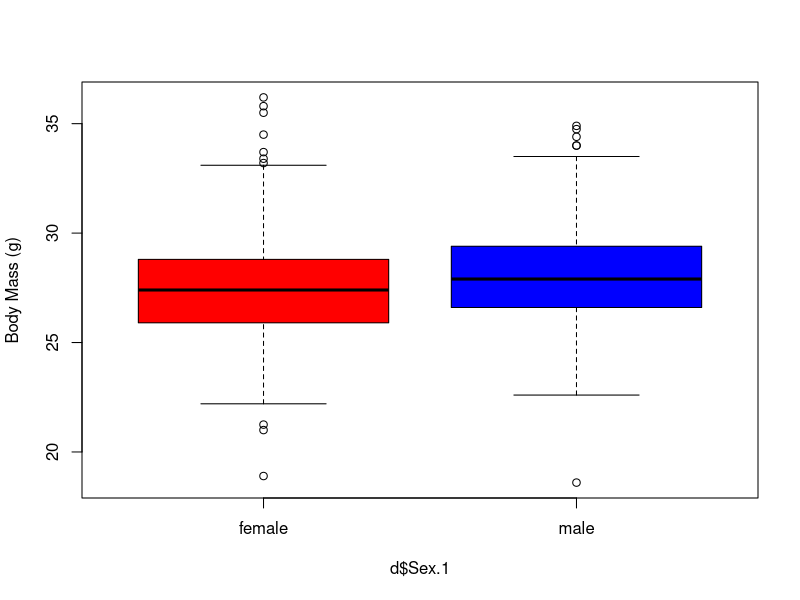
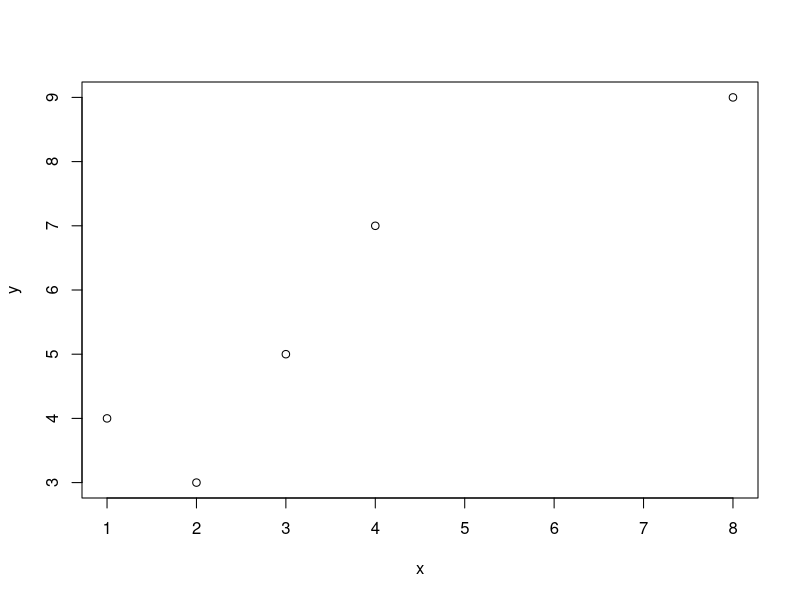
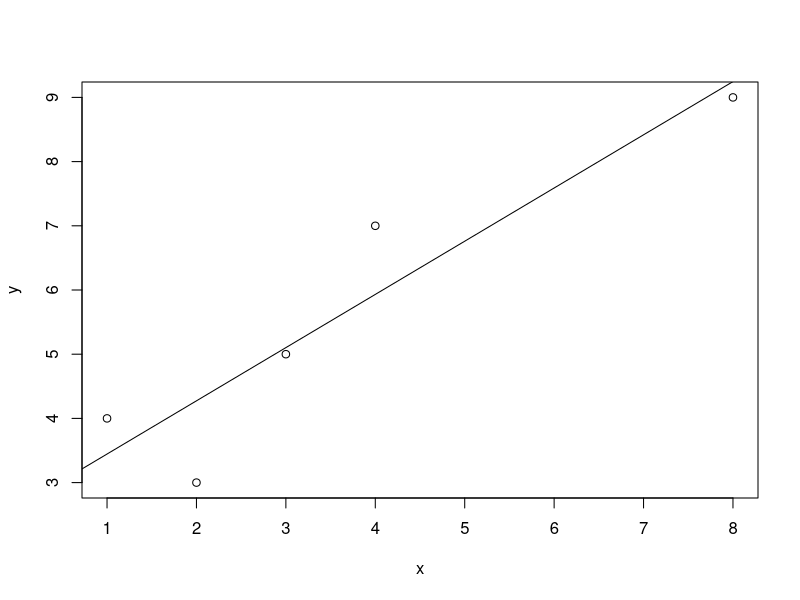
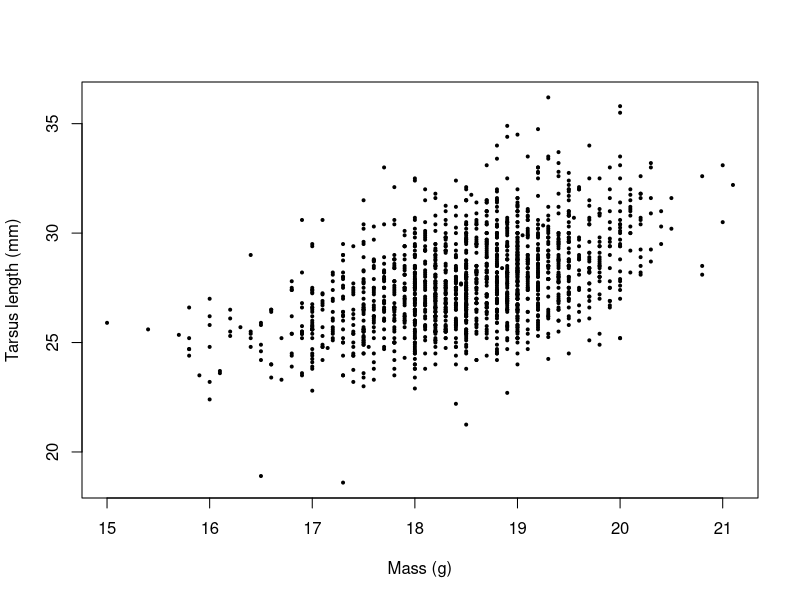
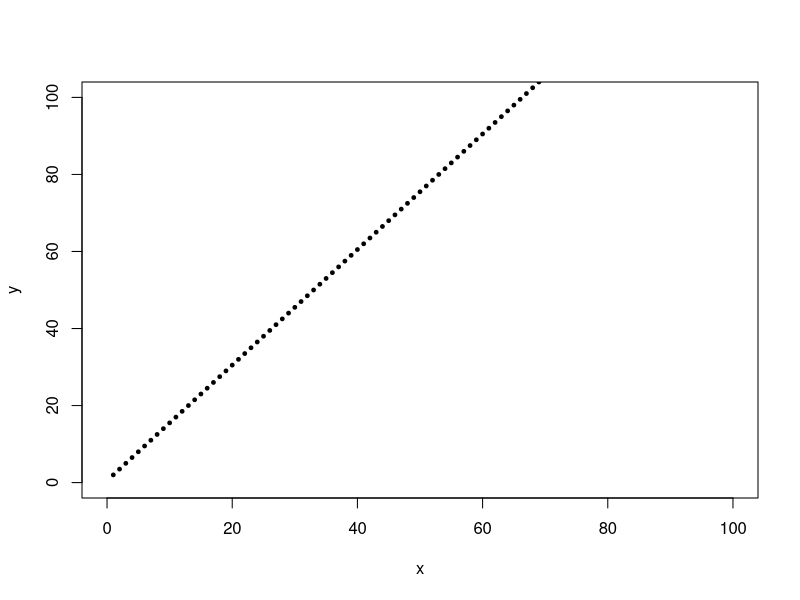
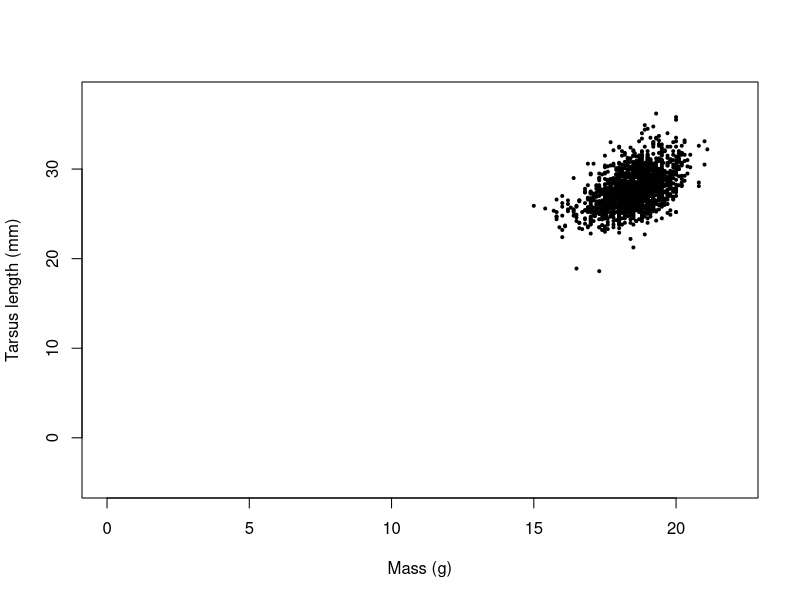
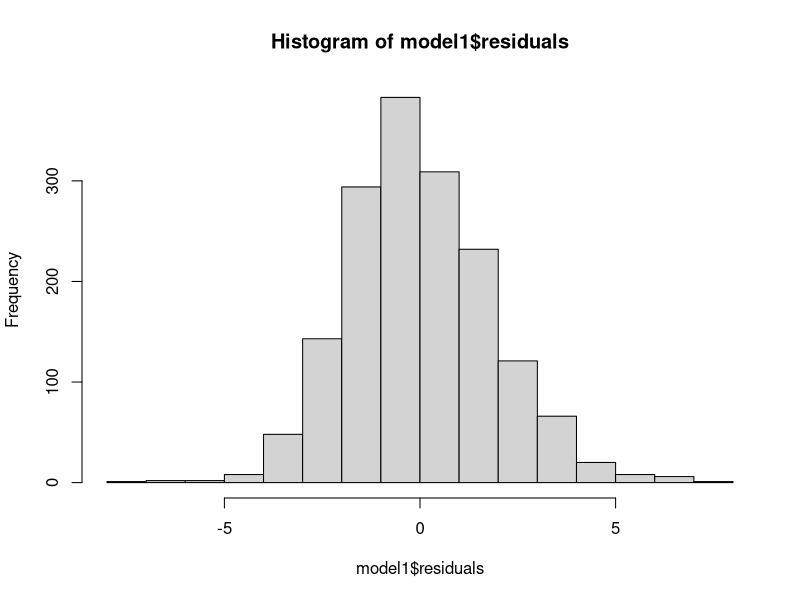
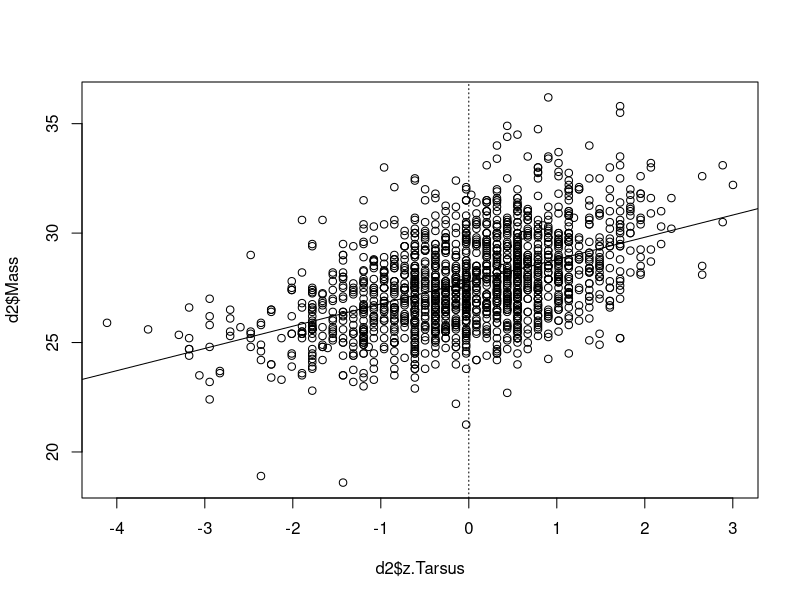

These figures' R source, in order: (Note: this script raises an error after producing the figures.)
rm(list = ls())

###############################################################################
# sws4 standard errors
###############################################################################

d <- read.table("../Data/SparrowSize.txt", header = T)
d1 <- subset(d, !is.na(d$Tarsus))
d2001 <- subset(d, d$Year == 2001)

# function to calculate standard error
std.error <- function(x){
    sqrt(var(x[!is.na(x)])/length(x[!is.na(x)]))
}

# function to calculate 95% confidence limits
cnf.lm <-function(x){
    left <- mean(x[!is.na(x)]) - 1.96*std.error(x)
    right <- mean(x[!is.na(x)]) + 1.96*std.error(x)
    y  <- c(left, right)
    return (y)
}


# standard errors! and confidence intervals
sum(!is.na(d$Tarsus))
std.error(d$Tarsus)
cnf.lm(d$Tarsus)
sum(!is.na(d2001$Tarsus))
std.error(d2001$Tarsus)
cnf.lm(d2001$Tarsus)

sum(!is.na(d$Mass))
std.error(d$Mass)
cnf.lm(d$Mass)
sum(!is.na(d2001$Mass))
std.error(d2001$Mass)
cnf.lm(d2001$Mass)

sum(!is.na(d$Wing))
std.error(d$Wing)
cnf.lm(d$Wing)
sum(!is.na(d2001$Wing))
std.error(d2001$Wing)
cnf.lm(d2001$Wing)

sum(!is.na(d$Bill))
std.error(d$Bill)
cnf.lm(d$Bill)
sum(!is.na(d2001$Bill))
std.error(d2001$Bill)
cnf.lm(d2001$Bill)


###############################################################################
# sws5 hypothesis testing
###############################################################################

# boxplot to explore hypothesis that males and females have different masses

boxplot(d$Mass~d$Sex.1, col = c("red", "blue"), ylab = "Body Mass (g)")
# looks promising...

t.test1 <- t.test(d$Mass~d$Sex.1)
t.test1

#
# 	Welch Two Sample t-test
#
# data:  d$Mass by d$Sex.1
# t = -5.5654, df = 1682.9, p-value = 3.039e-08
# alternative hypothesis: true difference in means is not equal to 0
# 95 percent confidence interval:
#  -0.7669117 -0.3672162
# sample estimates:
# mean in group female   mean in group male
#             27.46852             28.03558
#

# how much precision do you loose when you reduce the number of observations

d2 <- as.data.frame(head(d, 50))

t.test2 <- t.test(d2$Mass~d2$Sex.1)
t.test2

#
# 	Welch Two Sample t-test
#
# data:  d2$Mass by d2$Sex.1
# t = 0.33484, df = 26.84, p-value = 0.7403
# alternative hypothesis: true difference in means is not equal to 0
# 95 percent confidence interval:
#  -0.9361255  1.3011254
# sample estimates:
# mean in group female   mean in group male
#              27.5200              27.3375
#

# differences in wing length for 2001 and overall

d2001 <- subset(d, d$Year == 2001)

t.test(d$Wing, d2001$Wing)
#
# 	Welch Two Sample t-test
#
# data:  d$Wing and d2001$Wing
# t = -1.0919, df = 107.58, p-value = 0.2773
# alternative hypothesis: true difference in means is not equal to 0
# 95 percent confidence interval:
#  -0.7054671  0.2043338
# sample estimates:
# mean of x mean of y
#  77.40206  77.65263
#
# there is no statistically significant differences between the wing length for
# 2001 and the whole dataset


# differences in mass for 2001 males and females

t.test(d2001$Mass~d2001$Sex)
#
# 	Welch Two Sample t-test
#
# data:  d2001$Mass by d2001$Sex
# t = -1.9568, df = 94.993, p-value = 0.05331
# alternative hypothesis: true difference in means is not equal to 0
# 95 percent confidence interval:
#  -1.379772935  0.009962672
# sample estimates:
# mean in group 0 mean in group 1
#        27.11047        27.79537
#
# The difference is not statistically significant when looking only at 2001


# difference in wing length between males and females

t.test(d$Wing~d$Sex.1)
#
# 	Welch Two Sample t-test
#
# data:  d$Wing by d$Sex.1
# t = -25.402, df = 1692.9, p-value < 2.2e-16
# alternative hypothesis: true difference in means is not equal to 0
# 95 percent confidence interval:
#  -2.731405 -2.339840
# sample estimates:
# mean in group female   mean in group male
#             76.09611             78.63173
#
# yes there is a statistically significant difference!


###############################################################################
# sws6 statistical power
###############################################################################

require(pwr)

# how many birds would you have to sample to detect a difference of an effect
# size of 5mm
pwr.t.test(d=(0-5)/sd(d$Wing, na.rm = T), power = .8,
           sig.level = .05, type = "two.sample",
           alternative = "two.sided")

###############################################################################
# sws7 degrees of freedom
###############################################################################

# more degrees of freedom!
# a dataset of 100 birds with a 2-sample t-test because...


###############################################################################
# sws8 linear functions
###############################################################################

# How many df's for a line?
# going through (0,0)?
# with a slope of 1?

###############################################################################
# sws9 linear models
###############################################################################

y <- c(5, 4, 7, 9, 3)
x <- c(3, 1, 4, 8, 2)


plot(x,y)

model1 <- lm(y~x)
model1
summary(model1)
anova(model1)
resid(model1)
cov(x,y)
var(x)
plot(y~x)
abline(model1)

###############################################################################
# sws10 hypothesis testing and linear models
###############################################################################

rm(list = ls())

d <- read.table("../Data/SparrowSize.txt", header = T)

require(ggplot2)

# mass and tarsus
plot(d$Mass~d$Tarsus, xlab = "Mass (g)",
     ylab = "Tarsus length (mm)",
     pch = 19, cex = 0.4)

# making a perfect model!!
x <- c(1:100)
b <- 0.5
m <- 1.5
y <- m*x + b
plot(x, y, xlim = c(0,100), ylim = c(0, 100), pch = 19, cex = 0.5)

# back to mass and tarsus
plot(d$Mass~d$Tarsus, xlab = "Mass (g)",
     ylab = "Tarsus length (mm)",
     pch = 19, cex = 0.4,
     ylim = c(-5,38), xlim = c(0,22))

d1 <- subset(d, !is.na(d$Mass))
d2 <- subset(d1, !is.na(d1$Tarsus))
length(d2$Tarsus)

# linear model
model1 <- lm(Mass~Tarsus, data = d2)
summary(model1)  # summary of the model
hist(model1$residuals)  # spread of the error
head(model1$residuals)

# back to the perfect model...
model2 <- lm(y~x)
summary(model2)

# and back to the sparrow data
# z-standardize the data now the y-intercept will be the mean Tarsus
d2$z.Tarsus <- scale(d2$Tarsus)
model3 <- lm(Mass~z.Tarsus, data = d2)
summary(model3)

plot(d2$Mass~d2$z.Tarsus)
abline(v = 0, lty = "dotted")
abline(model3)

# lm instead of a t-test

d$Sex <- as.numeric(d$Sex)

par(mfrow = c(1, 2))
plot(d$Wing~d$Sex.1, ylab = "Wing (mm)")
plot(d$Wing~d$Sex, xlab = "Sex", xlim = c(-0.1, 1.1), ylab = "")
abline(lm(d$Wing~d$Sex), lwd = 2)
text(0.15, 76, "intercept")
text(0.9, 77.5, "slope", col = "red")

d4 <- subset(d, !is.na(d$Wing))
m4 <- lm(Wing~Sex, data = d4)
t4 <- t.test(d4$Wing~d4$Sex, var.equal = T)
summary(m4)
#
# Call:
# lm(formula = Wing ~ Sex, data = d4)
#
# Residuals:
#      Min       1Q   Median       3Q      Max
# -16.0961  -1.0961  -0.0961   1.3683   5.3683
#
# Coefficients:
#             Estimate Std. Error t value Pr(>|t|)
# (Intercept) 76.09611    0.07175 1060.50   <2e-16 ***
# Sex          2.53562    0.09998   25.36   <2e-16 ***
# ---
# Signif. codes:  0 ‘***’ 0.001 ‘**’ 0.01 ‘*’ 0.05 ‘.’ 0.1 ‘ ’ 1
#
# Residual standard error: 2.057 on 1693 degrees of freedom
# Multiple R-squared:  0.2753,	Adjusted R-squared:  0.2749
# F-statistic: 643.1 on 1 and 1693 DF,  p-value: < 2.2e-16
#

t4
#
#	Two Sample t-test
#
# data:  d4$Wing by d4$Sex
# t = -25.36, df = 1693, p-value < 2.2e-16
# alternative hypothesis: true difference in means is not equal to 0
# 95 percent confidence interval:
#  -2.731727 -2.339518
# sample estimates:
# mean in group 0 mean in group 1
#        76.09611        78.63173
#

# linear model diagnostics

par(mfrow = c(2,2))
plot(model3)

par(mfrow = c(2, 2))
plot(m4)

# testing bill length and mass

d5 <- subset(d, !is.na(d$Bill))
d5 <- subset(d5, !is.na(d5$Mass))

model <- lm(d5$Mass~d5$Bill)

plot(d5$Mass~d5$Bill)
abline(model)


summary(model)
#
# Call:
# lm(formula = d5$Mass ~ d5$Bill)
#
# Residuals:
#     Min      1Q  Median      3Q     Max
# -6.3108 -1.4404 -0.1608  1.1637  8.3070
#
# Coefficients:
#             Estimate Std. Error t value Pr(>|t|)
# (Intercept) 16.59931    1.32732  12.506  < 2e-16 ***
# d5$Bill      0.83042    0.09964   8.334 2.28e-16 ***
# ---
# Signif. codes:  0 ‘***’ 0.001 ‘**’ 0.01 ‘*’ 0.05 ‘.’ 0.1 ‘ ’ 1
#
# Residual standard error: 1.981 on 1109 degrees of freedom
# Multiple R-squared:  0.05894,	Adjusted R-squared:  0.05809
# F-statistic: 69.46 on 1 and 1109 DF,  p-value: 2.281e-16
#

par(mfrow = c(2, 2))
plot(model)


# Explanatory variable os the Bill size and the response variable is the mass.

# COULD DO MORE IF YOU WANTED!!!
